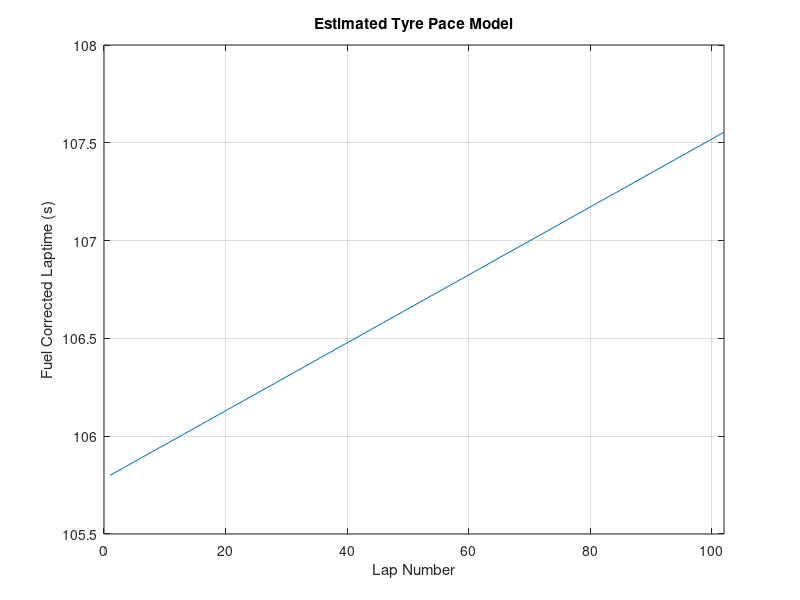
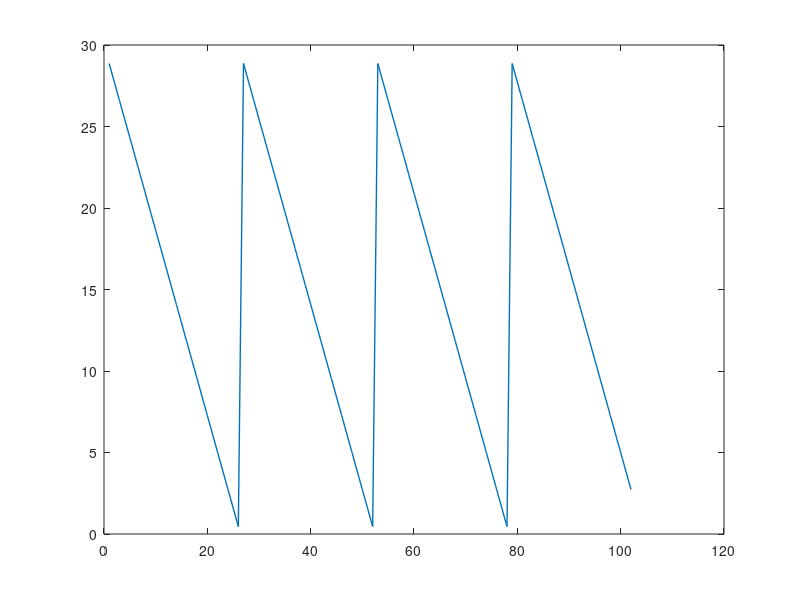

MATLAB code for these plots, in order: (Note: this script raises an error after producing the figures.)
%% Race Strategy Modelling for Mini-Endurance Races (2-3 Hours)

totalLapNumber = 102; % laps estimated for Cadwell Endurance round (3hours)
lapNumber = 1:totalLapNumber;

%% Refuelling Stops Required

fuelTankVolume = 30; % L fuel tank size
fuelDensity = 0.75; % kg/l
fuelTankMass_kg = fuelTankVolume .* fuelDensity;  % kg
engineConsumption = 29; % kg/h

raceDuration = 3; % hours
raceDuration_sec = raceDuration*60*60; % seconds

totalFuelRequired_kg = engineConsumption * raceDuration; % kg
totalFuelRequired_l = totalFuelRequired_kg / fuelDensity; % litres

refuelsRequired = totalFuelRequired_l / fuelTankVolume;

%% Fuel-Burn Laptime Correction

initialLaptime = 105.8;   %seconds

timePerKg = 0.035;   % seconds of laptime gain per kg fuel used
fuelBurnPerLap_kg = (engineConsumption/(60*60)) .* initialLaptime; % kg/lap Fuel burn per lap approximation
fuelBurnPerLap_l = fuelBurnPerLap_kg / fuelDensity; % litres

fuelCorrectionFactor = fuelBurnPerLap_kg .* timePerKg;  % seconds/lap

fuelLapCorrections = fuelCorrectionFactor .* (lapNumber-1);

threeQuarterTankBurnTime_sec = (0.75*fuelTankVolume) / ((engineConsumption/fuelDensity))*(60*60); % seconds to burn full tank of fuel

%% Tyre Wear Forecast

trackLength = 2.175; % Miles
tyreWearPerMile = 0.0217; % s/mile
tyreWearFactor = tyreWearPerMile .* trackLength;  %seconds/lap

tyreAge = 1:totalLapNumber; %laps

%% Tyre Limit

tyreAgeLimit_miles = 85; % miles
tyreAgeLimit_laps = tyreAgeLimit_miles / trackLength;

%% Laptime Forecast

tyreDegModelLaptime = initialLaptime + (tyreWearFactor .* (tyreAge-1)) - fuelLapCorrections(lapNumber);

%% Pitstop Duration

refuelRate = 3; %L/s
fullTankFillTime = fuelTankVolume/refuelRate; %time for full refuel while stationary from empty

tyreChangeTime = 40; %s time cost while stationary changing tyres

pitLaneTime = 15; %s time cost in driving through pits

%% Plot Laptime Progression due to Tyre Wear and Fuel Burn

% Visualising the laptime dropoff under the assumption of no pitstops,
% refuelling or tyre changes.

plot(lapNumber,tyreDegModelLaptime)
xlabel("Lap Number")
ylabel("Fuel Corrected Laptime (s)")
xlim([0 totalLapNumber])
% ylim([initialLaptime max(predictedLaptime)])
title("Estimated Tyre Pace Model")
grid on

%% Monitor Fuel Remaining in Tank

% fuelRemaining_l = fuelTankVolume - (fuelBurnPerLap_kg / fuelDensity) .* lapNumber;

% If fuel remaining in tank < fuel required to complete a lap: pitstop
% (refuelling)
% If pitstop (refuelling only), then laptime for that lap is + refuel time and pitlane time.
% If pitstop (refuelling+tyres), then laptime for that lap is + tyre change time and pitlane time.

lapTime = zeros(1,totalLapNumber);

fuelRemaining_l = zeros(1,totalLapNumber);
numberOfPitstops = 0;
numberOFTyreChanges = 0;
finalRefuel = 0;

for i = 1:totalLapNumber
    if i == 1
        fuelRemaining_l(i) = fuelTankVolume - fuelBurnPerLap_l;
    elseif i~=1 && fuelRemaining_l(i-1) >= fuelBurnPerLap_l
        fuelRemaining_l(i) = fuelRemaining_l(i-1) - fuelBurnPerLap_l;
    end
    lapTime(i) = lapTime(i) + initialLaptime + (tyreWearFactor .* (tyreAge(i)-1)) - ((fuelTankVolume - fuelRemaining_l(i)) .* fuelDensity .* timePerKg);
    raceTimeRemaining = raceDuration_sec - cumsum(lapTime);
    if fuelRemaining_l(i) < fuelBurnPerLap_l
        if (raceTimeRemaining(i) >= threeQuarterTankBurnTime_sec) && (i ~= totalLapNumber)
            numberOfPitstops = numberOfPitstops + 1;
            fuelRemaining_l(i+1) = fuelTankVolume - fuelBurnPerLap_l;
            lapTime(i+1) = pitLaneTime + (fuelTankVolume-fuelRemaining_l(i))/refuelRate;
            if tyreAgeLimit_laps - tyreAge(i) < (fuelTankVolume/fuelBurnPerLap_l)
                % Change tyres as they will die before next refuel stop
                lapTime(i+1) = lapTime(i+1) + tyreChangeTime - (fuelTankVolume-fuelRemaining_l(i))/refuelRate;
                tyreChangeLap = i;
                tyreAge(tyreChangeLap:totalLapNumber) = lapNumber(1:(totalLapNumber-tyreChangeLap+1)); % Update tyreAge vector to reflect fresh tyres from this point
                numberOFTyreChanges = numberOFTyreChanges + 1;
            end            
        elseif (raceTimeRemaining(i) < threeQuarterTankBurnTime_sec) & (finalRefuel ~= 1)
            % Only fill to required amount to finish the race
            finalRefuel = 1;
            numberOfPitstops = numberOfPitstops + 1;
            finalStintFuelVolume = ((engineConsumption/fuelDensity)/(60*60)) .* raceTimeRemaining(i-2);
            fuelRemaining_l(i+1) = finalStintFuelVolume - fuelBurnPerLap_l;
            lapTime(i+1) = pitLaneTime + (finalStintFuelVolume-fuelRemaining_l(i))/refuelRate;
        end
    end
end

%% Sum Laptimes to Find Actual Laps Completed in Race Duration

cumulativeRaceTime = cumsum(lapTime);
lapsComplete = 0;

for i = 1:length(cumulativeRaceTime)
    if lapsComplete == 0
        if cumulativeRaceTime(i) > raceDuration_sec
            lapsComplete = i;
        end
    end
end

%% Plot Fuel Level

figure(2)
plot(lapNumber, fuelRemaining_l,"LineWidth",1)
hold on
xline(lapsComplete,"LineWidth",1)
xlabel('Lap Number')
ylabel('Fuel Remaining in Tank (Litres)')
xlim([1,totalLapNumber])
title('Full Race Distance Fuel Quantity')
grid on
hold off

%% Plot Laptimes

figure(3)
plot(lapNumber, lapTime,"LineWidth",1)
hold on
xline(lapsComplete,"LineWidth",1)
xlabel('Lap Number')
ylabel('Laptimes (s)')
xlim([1,totalLapNumber])
xticks(0:5:105)
%yticks(105:2.5:120)
title('Full Race Laptimes')
grid on
hold off

%% Gapper Plot with Calcs to Reference Average Laptime

lapTimesCompleted = lapTime(1:lapsComplete);
isoAvgLapTime = cumulativeRaceTime(lapsComplete)/lapsComplete;

isoPace = cumsum(ones(1, length(lapTimesCompleted)) .* isoAvgLapTime);
isoPaceDelta = cumulativeRaceTime(1:lapsComplete) - isoPace;

figure(4)
plot(1:lapsComplete,isoPaceDelta,"LineWidth",1)
title('Endurance Race Laptime Delta to Reference Average Laptime')
xlabel('Lap Number')
ylabel('Delta to Average (s)')
grid on
xlim([1,lapsComplete])
